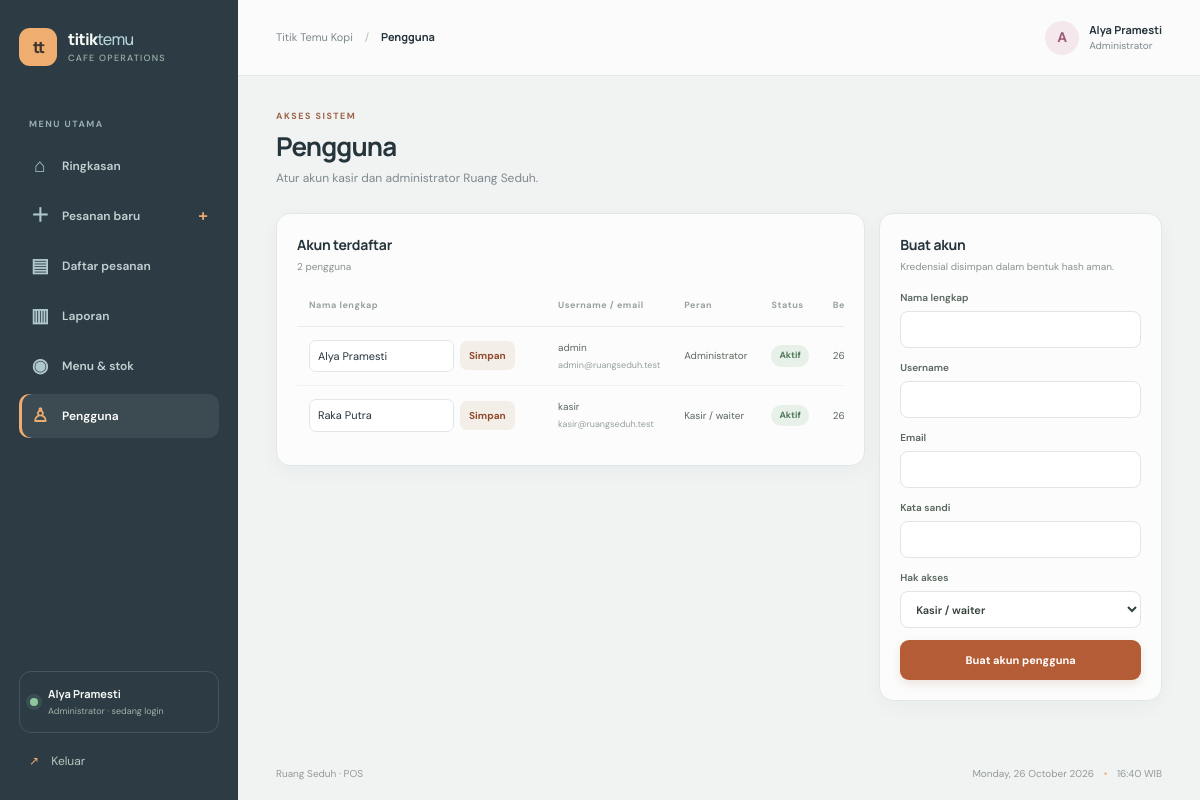
The app's page /index.php?page=users (signed in) with its own data.
### tables this page shows
CREATE TABLE users (
 id BIGINT UNSIGNED AUTO_INCREMENT PRIMARY KEY,
 username VARCHAR(40) NOT NULL UNIQUE,
 email VARCHAR(160) NOT NULL UNIQUE,
 password_hash VARCHAR(255) NOT NULL,
 full_name VARCHAR(100) NOT NULL,
 role ENUM('admin','kasir') NOT NULL DEFAULT 'kasir',
 status TINYINT(1) NOT NULL DEFAULT 1,
 created_at TIMESTAMP NOT NULL DEFAULT CURRENT_TIMESTAMP
);

### config.php (called while the page is built, shortened)
<?php
function db(): PDO {
    static $pdo;
    if (!$pdo) $pdo = new PDO('mysql:host='.DB_HOST.';dbname='.DB_NAME.';charset=utf8mb4', DB_USER, DB_PASS, [PDO::ATTR_ERRMODE=>PDO::ERRMODE_EXCEPTION,PDO::ATTR_DEFAULT_FETCH_MODE=>PDO::FETCH_ASSOC,PDO::ATTR_EMULATE_PREPARES=>false]);
    return $pdo;
}
function e(mixed $v): string { return htmlspecialchars((string)$v, ENT_QUOTES|ENT_SUBSTITUTE, 'UTF-8'); }

### views/users.php (the view)
<?php $users=db()->query('SELECT id,username,email,full_name,role,status,created_at FROM users ORDER BY created_at')->fetchAll();?>
<div class="page-heading"><div><p class="eyebrow">AKSES SISTEM</p><h1>Pengguna</h1><p class="subheading">Atur akun kasir dan administrator Ruang Seduh.</p></div></div><div class="admin-layout"><section class="panel"><div class="panel-heading"><div><h2>Akun terdaftar</h2><p><?= count($users) ?> pengguna</p></div></div><div class="table-scroll"><table><thead><tr><th>Nama lengkap</th><th>Username / email</th><th>Peran</th><th>Status</th><th>Bergabung</th><th></th></tr></thead><tbody><?php foreach($users as $u):?><tr><td><form method="post" class="user-name-form"><input type="hidden" name="_csrf" value="<?= e(csrf_token()) ?>"><input type="hidden" name="action" value="update-name"><input type="hidden" name="id" value="<?= (int)$u['id'] ?>"><input class="user-name-input" type="text" name="full_name" value="<?= e($u['full_name']) ?>" maxlength="100" required aria-label="Nama lengkap <?= e($u['username']) ?>"><button class="user-name-save" type="submit">Simpan</button></form></td><td><?= e($u['username']) ?><small class="table-sub"><?= e($u['email']) ?></small></td><td><?= $u['role']==='admin'?'Administrator':'Kasir / waiter' ?></td><td><span class="status <?= $u['status']?'done':'cancelled' ?>"><?= $u['status']?'Aktif':'Nonaktif' ?></span></td><td><?= date('d M Y',strtotime($u['created_at'])) ?></td><td><?php if((int)$u['id']!==(int)current_user()['id']):?><form method="post"><input type="hidden" name="_csrf" value="<?= e(csrf_token()) ?>"><input type="hidden" name="action" value="toggle-user"><input type="hidden" name="id" value="<?= (int)$u['id'] ?>"><button class="link-button" type="submit"><?= $u['status']?'Nonaktifkan':'Aktifkan' ?></button></form><?php else:?>Akun Anda<?php endif;?></td></tr><?php endforeach;?></tbody></table></div></section><section class="panel compact-form"><h2>Buat akun</h2><p>Kredensial disimpan dalam bentuk hash aman.</p><form method="post" class="stack-form"><input type="hidden" name="_csrf" value="<?= e(csrf_token()) ?>"><label>Nama lengkap<input name="full_name" required maxlength="100"></label><label>Username<input name="username" required minlength="3" maxlength="40" pattern="[A-Za-z0-9_.-]+" autocomplete="off"></label><label>Email<input type="email" name="email" required maxlength="160"></label><label>Kata sandi<input type="password" name="password" required minlength="8" autocomplete="new-password"></label><label>Hak akses<select name="role"><option value="kasir">Kasir / waiter</option><option value="admin">Administrator</option></select></label><button class="button primary full">Buat akun pengguna</button></form></section></div>

### records on screen
users: full_name "Alya Pramesti", username "admin", email "admin@ruangseduh.test", role "Administrator", status "Aktif", created_at "26…"
users: full_name "Raka Putra", username "kasir", email "kasir@ruangseduh.test", role "Kasir / waiter", status "Aktif", created_at "26…"

### other values on screen
$icon "⌂"
$label "Ringkasan"
$icon "＋"
$label "Pesanan baru"
$icon "▤"
$label "Daftar pesanan"
$icon "▥"
$label "Laporan"
$icon "◉"
$label "Menu & stok"
$icon "♙"
$label "Pengguna"
current_user()['name'] "Alya Pramesti"
$title "Pengguna"
mb_strtoupper(mb_substr(current_user()['name'],0,1)) "A"
